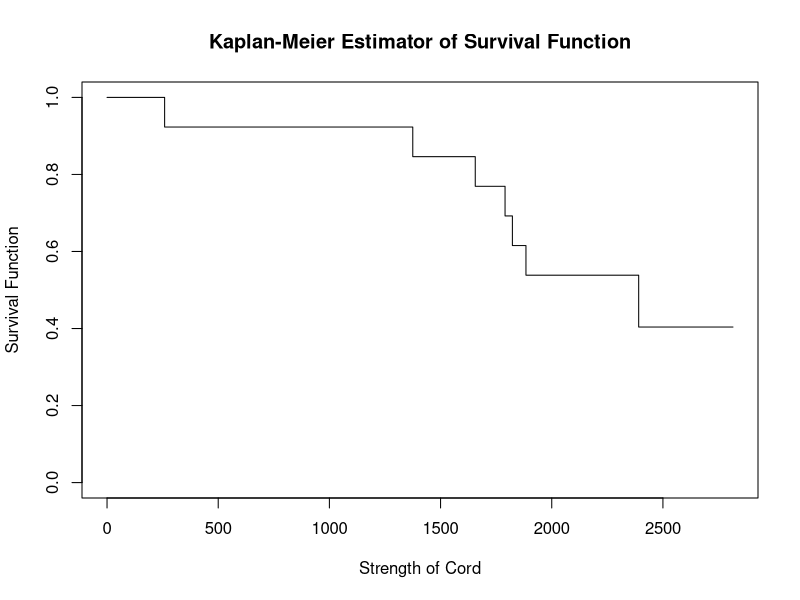

Generate this figure with R:
library(survival)

df <- data.frame(
  time   = c(2391, 2815, 1884, 1656, 2184, 2118, 1905, 1375, 259, 1790, 2413, 2761, 1823),
  status = c(1, 0, 1, 1, 0, 0, 0, 1, 1, 1, 0, 0, 1)
)

km.fit <- survfit(Surv(time, status) ~ 1, data = df)

print(km.fit)
plot(km.fit,conf.int=FALSE,log=FALSE,
main="Kaplan-Meier Estimator of Survival Function",xlab="Strength of Cord",
ylab="Survival Function")
summary(km.fit)
print(km.fit, print.rmean=TRUE, rmean="individual")
# plot(
#   km.fit,
#   xlab = "Time",
#   ylab = "Survival Probability",
#   main = "Kaplan–Meier Survival Curve",
#   mark.time = TRUE,       # puts tick‐marks at censored observations
#   conf.int = FALSE         # draws the 95% confidence band
# )